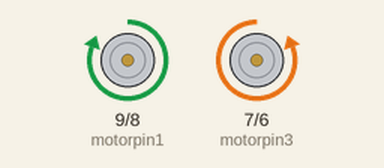
Recording of a sketch running on a simulated Arduino Uno, built with avr-gcc and run on an emulated ATmega328P. Shown: motor-driver pin pairs drawn as motors (green arrow = first pin HIGH = forward, orange = second pin HIGH = backward, longer = more drive, scaled by the enable pin).

Above: at 1.5 s.
At 4.5 s:
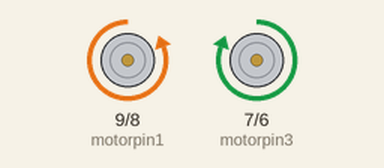
At 7.5 s:
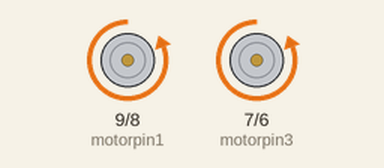
At 13.5 s:
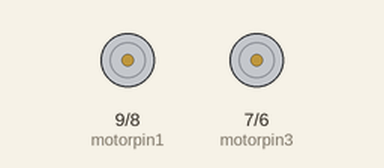
Timing chart, 0 to 19.5 s (numbered marks = the images above):
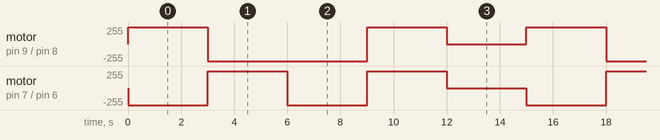

The sketch:

DHT11.ino
```cpp
int motorpin1 = 9 ;
int motorpin2 = 8 ;
int motorpin3 = 7 ;
int motorpin4 = 6 ;
int enable1 = 10 ;
int enable2 = 5 ;
void fwd();
void bckwd();
void turnright();
void turnleft();
void stop();
void setup() {
  pinMode(motorpin1, OUTPUT);
  pinMode(motorpin2, OUTPUT);
  pinMode(motorpin3, OUTPUT);
  pinMode(motorpin4, OUTPUT);
  pinMode(enable1, OUTPUT);
  pinMode(enable2, OUTPUT);
}
void loop() {
  fwd();
  delay(3000);
  Serial.print("Motor is running forward");
  bckwd();
  delay(3000);
  Serial.print("Motor is running backward");
  turnright();
  delay(3000);
  Serial.print("Motor is turningright");
  turnleft();
  delay(3000);
  Serial.print("Motor is turningleft");
  stop();
  delay(3000);
  Serial.print("Motor is stopped");
}
void fwd() {
  digitalWrite(motorpin1, HIGH);
  digitalWrite(motorpin2, LOW);
  digitalWrite(motorpin3, LOW);
  digitalWrite(motorpin4, HIGH);
  analogWrite(enable1, 255);
  analogWrite(enable2, 255);
}
void bckwd()
{
  digitalWrite(motorpin1, LOW);
  digitalWrite(motorpin2, HIGH);
  digitalWrite(motorpin3, HIGH);
  digitalWrite(motorpin4, LOW);
  analogWrite(enable1, 255);
  analogWrite(enable2, 255);
}
void turnright()
{
  digitalWrite(motorpin1, LOW);
  digitalWrite(motorpin2, HIGH);
  digitalWrite(motorpin3, LOW);
  digitalWrite(motorpin4, HIGH);
  analogWrite(enable1, 255);
  analogWrite(enable2, 255);
}
void turnleft()
{
  digitalWrite(motorpin1, HIGH);
  digitalWrite(motorpin2, LOW);
  digitalWrite(motorpin3, HIGH);
  digitalWrite(motorpin4, LOW);
  analogWrite(enable1, 255);
  analogWrite(enable2, 255);
}
void stop()
{
  digitalWrite(motorpin1, LOW);
  digitalWrite(motorpin2, LOW);
  digitalWrite(motorpin3, LOW);
  digitalWrite(motorpin4, LOW);
}
```

Measured:
- by itself, motor on pin 9 (motorpin1) / pin 8 (motorpin2): repeats every 15.0 s: backward 255/255 6.0 s, forward 255/255 3.0 s, stopped 3.0 s, forward 255/255 3.0 s
- by itself, motor on pin 7 (motorpin3) / pin 6 (motorpin4): repeats every 15.0 s: forward 255/255 3.0 s, backward 255/255 3.0 s, forward 255/255 3.0 s, stopped 3.0 s, backward 255/255 3.0 s
